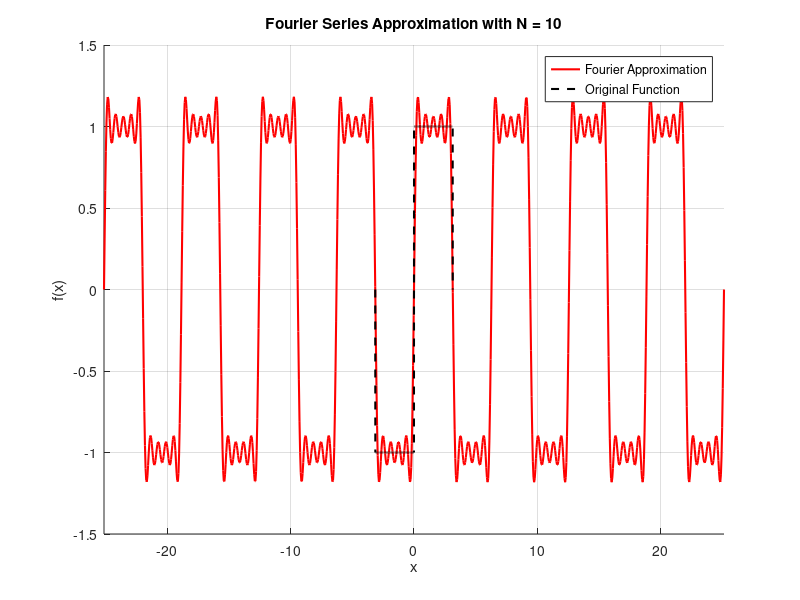

Recreate this plot in MATLAB.
% Fourier Series Approximation of f(x)
clc;
clear;

% Define the number of terms in the Fourier series
N = 10; % You can increase this for better accuracy

% Define the range of x values
x = linspace(-8*pi, 8*pi, 1000); % For plotting in [-8π, 8π]

% Initialize the Fourier series approximation
f_approx = zeros(size(x));

% Compute the Fourier series terms
for n = 1:2:N % Only odd n
    b_n = 4 / (n * pi); % Coefficients for sine terms
    f_approx = f_approx + b_n * sin(n * x);
end

% Original function f(x) in one period [-π, π]
f_original = @(x) -1 .* (x > -pi & x < 0) + 1 .* (x >= 0 & x < pi);

% Plot the results
figure;
hold on;

% Plot the Fourier approximation
plot(x, f_approx, 'r', 'LineWidth', 1.5, 'DisplayName', 'Fourier Approximation');

% Plot the original function for one period [-π, π]
x_original = linspace(-pi, pi, 1000);
plot(x_original, f_original(x_original), 'k--', 'LineWidth', 1.5, 'DisplayName', 'Original Function');

% Add labels and legend
xlabel('x');
ylabel('f(x)');
title(['Fourier Series Approximation with N = ', num2str(N)]);
legend('show');
grid on;

% Set limits for plotting
xlim([-8*pi, 8*pi]);
ylim([-1.5, 1.5]);

hold off;
